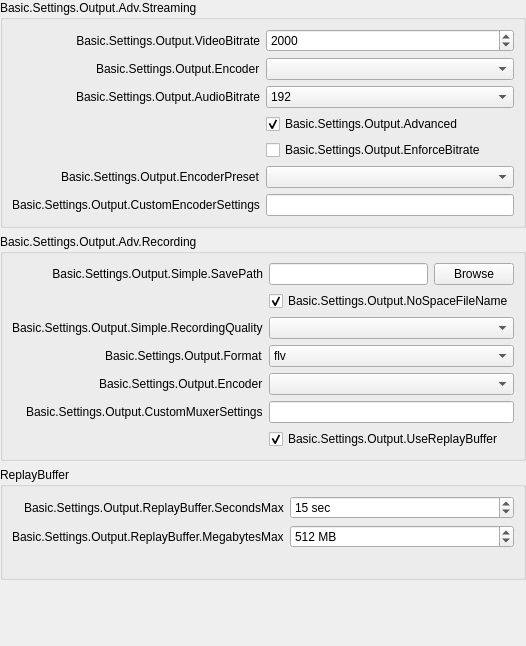
               <widget class="QWidget" name="easyOutputsPage">
                <layout class="QVBoxLayout" name="verticalLayout_3">
                 <property name="leftMargin">
                  <number>0</number>
                 </property>
                 <property name="topMargin">
                  <number>0</number>
                 </property>
                 <property name="rightMargin">
                  <number>0</number>
                 </property>
                 <property name="bottomMargin">
                  <number>0</number>
                 </property>
                 <item>
                  <widget class="QGroupBox" name="groupBox_8">
                   <property name="sizePolicy">
                    <sizepolicy hsizetype="Preferred" vsizetype="Maximum">
                     <horstretch>0</horstretch>
                     <verstretch>0</verstretch>
                    </sizepolicy>
                   </property>
                   <property name="title">
                    <string>Basic.Settings.Output.Adv.Streaming</string>
                   </property>
                   <layout class="QFormLayout" name="formLayout_20">
                    <property name="fieldGrowthPolicy">
                     <enum>QFormLayout::AllNonFixedFieldsGrow</enum>
                    </property>
                    <property name="labelAlignment">
                     <set>Qt::AlignRight|Qt::AlignTrailing|Qt::AlignVCenter</set>
                    </property>
                    <item row="0" column="0">
                     <widget class="QLabel" name="label_19">
                      <property name="minimumSize">
                       <size>
                        <width>170</width>
                        <height>0</height>
                       </size>
                      </property>
                      <property name="text">
                       <string>Basic.Settings.Output.VideoBitrate</string>
                      </property>
                      <property name="alignment">
                       <set>Qt::AlignRight|Qt::AlignTrailing|Qt::AlignVCenter</set>
                      </property>
                      <property name="buddy">
                       <cstring>simpleOutputVBitrate</cstring>
                      </property>
                     </widget>
                    </item>
                    <item row="0" column="1">
                     <widget class="QSpinBox" name="simpleOutputVBitrate">
                      <property name="minimum">
                       <number>200</number>
                      </property>
                      <property name="maximum">
                       <number>1000000</number>
                      </property>
                      <property name="value">
                       <number>2000</number>
                      </property>
                     </widget>
                    </item>
                    <item row="2" column="0">
                     <widget class="QLabel" name="label_20">
                      <property name="text">
                       <string>Basic.Settings.Output.AudioBitrate</string>
                      </property>
                      <property name="buddy">
                       <cstring>simpleOutputABitrate</cstring>
                      </property>
                     </widget>
                    </item>
                    <item row="2" column="1">
                     <widget class="QComboBox" name="simpleOutputABitrate">
                      <property name="currentIndex">
                       <number>8</number>
                      </property>
                      <item>
                       <property name="text">
                        <string>32</string>
                       </property>
                      </item>
                      <item>
                       <property name="text">
                        <string>48</string>
                       </property>
                      </item>
                      <item>
                       <property name="text">
                        <string>64</string>
                       </property>
                      </item>
                      <item>
                       <property name="text">
                        <string>80</string>
                       </property>
                      </item>
                      <item>
                       <property name="text">
                        <string>96</string>
                       </property>
                      </item>
                      <item>
                       <property name="text">
                        <string>112</string>
                       </property>
                      </item>
                      <item>
                       <property name="text">
                        <string>128</string>
                       </property>
                      </item>
                      <item>
                       <property name="text">
                        <string>160</string>
                       </property>
                      </item>
                      <item>
                       <property name="text">
                        <string>192</string>
                       </property>
                      </item>
                      <item>
                       <property name="text">
                        <string>256</string>
                       </property>
                      </item>
                      <item>
                       <property name="text">
                        <string>320</string>
                       </property>
                      </item>
                     </widget>
                    </item>
                    <item row="3" column="1">
                     <widget class="QCheckBox" name="simpleOutAdvanced">
                      <property name="text">
                       <string>Basic.Settings.Output.Advanced</string>
                      </property>
                      <property name="checked">
                       <bool>true</bool>
                      </property>
                     </widget>
                    </item>
                    <item row="5" column="1">
                     <widget class="QComboBox" name="simpleOutPreset"/>
                    </item>
                    <item row="5" column="0">
                     <widget class="QLabel" name="label_24">
                      <property name="enabled">
                       <bool>true</bool>
                      </property>
                      <property name="text">
                       <string>Basic.Settings.Output.EncoderPreset</string>
                      </property>
                      <property name="buddy">
                       <cstring>simpleOutPreset</cstring>
                      </property>
                     </widget>
                    </item>
                    <item row="6" column="0">
                     <widget class="QLabel" name="label_23">
                      <property name="text">
                       <string>Basic.Settings.Output.CustomEncoderSettings</string>
                      </property>
                      <property name="buddy">
                       <cstring>simpleOutCustom</cstring>
                      </property>
                     </widget>
                    </item>
                    <item row="6" column="1">
                     <widget class="QLineEdit" name="simpleOutCustom"/>
                    </item>
                    <item row="4" column="1">
                     <widget class="QCheckBox" name="simpleOutEnforce">
                      <property name="text">
                       <string>Basic.Settings.Output.EnforceBitrate</string>
                      </property>
                     </widget>
                    </item>
                    <item row="1" column="1">
                     <widget class="QComboBox" name="simpleOutStrEncoder"/>
                    </item>
                    <item row="1" column="0">
                     <widget class="QLabel" name="simpleOutRecEncoderLabel_2">
                      <property name="text">
                       <string>Basic.Settings.Output.Encoder</string>
                      </property>
                      <property name="buddy">
                       <cstring>simpleOutRecEncoder</cstring>
                      </property>
                     </widget>
                    </item>
                   </layout>
                  </widget>
                 </item>
                 <item>
                  <widget class="QGroupBox" name="simpleRecordingGroupBox">
                   <property name="sizePolicy">
                    <sizepolicy hsizetype="Preferred" vsizetype="Maximum">
                     <horstretch>0</horstretch>
                     <verstretch>0</verstretch>
                    </sizepolicy>
                   </property>
                   <property name="title">
                    <string>Basic.Settings.Output.Adv.Recording</string>
                   </property>
                   <layout class="QFormLayout" name="formLayout_6">
                    <property name="fieldGrowthPolicy">
                     <enum>QFormLayout::AllNonFixedFieldsGrow</enum>
                    </property>
                    <property name="labelAlignment">
                     <set>Qt::AlignRight|Qt::AlignTrailing|Qt::AlignVCenter</set>
                    </property>
                    <item row="0" column="0">
                     <widget class="QLabel" name="label_18">
                      <property name="minimumSize">
                       <size>
                        <width>170</width>
                        <height>0</height>
                       </size>
                      </property>
                      <property name="text">
                       <string>Basic.Settings.Output.Simple.SavePath</string>
                      </property>
                      <property name="alignment">
                       <set>Qt::AlignRight|Qt::AlignTrailing|Qt::AlignVCenter</set>
                      </property>
                      <property name="buddy">
                       <cstring>simpleOutputPath</cstring>
                      </property>
                     </widget>
                    </item>
                    <item row="0" column="1">
                     <layout class="QHBoxLayout" name="horizontalLayout_5">
                      <item>
                       <widget class="QLineEdit" name="simpleOutputPath">
                        <property name="enabled">
                         <bool>true</bool>
                        </property>
                       </widget>
                      </item>
                      <item>
                       <widget class="QPushButton" name="simpleOutputBrowse">
                        <property name="enabled">
                         <bool>true</bool>
                        </property>
                        <property name="text">
                         <string>Browse</string>
                        </property>
                       </widget>
                      </item>
                     </layout>
                    </item>
                    <item row="1" column="1">
                     <widget class="QCheckBox" name="simpleNoSpace">
                      <property name="text">
                       <string>Basic.Settings.Output.NoSpaceFileName</string>
                      </property>
                      <property name="checked">
                       <bool>true</bool>
                      </property>
                     </widget>
                    </item>
                    <item row="2" column="0">
                     <widget class="QLabel" name="label_26">
                      <property name="text">
                       <string>Basic.Settings.Output.Simple.RecordingQuality</string>
                      </property>
                      <property name="buddy">
                       <cstring>simpleOutRecQuality</cstring>
                      </property>
                     </widget>
                    </item>
                    <item row="2" column="1">
                     <widget class="QComboBox" name="simpleOutRecQuality"/>
                    </item>
                    <item row="3" column="0">
                     <widget class="QLabel" name="simpleOutRecFormatLabel">
                      <property name="text">
                       <string>Basic.Settings.Output.Format</string>
                      </property>
                      <property name="buddy">
                       <cstring>simpleOutRecFormat</cstring>
                      </property>
                     </widget>
                    </item>
                    <item row="3" column="1">
                     <widget class="QComboBox" name="simpleOutRecFormat">
                      <item>
                       <property name="text">
                        <string notr="true">flv</string>
                       </property>
                      </item>
                      <item>
                       <property name="text">
                        <string notr="true">mp4</string>
                       </property>
                      </item>
                      <item>
                       <property name="text">
                        <string notr="true">mov</string>
                       </property>
                      </item>
                      <item>
                       <property name="text">
                        <string notr="true">mkv</string>
                       </property>
                      </item>
                      <item>
                       <property name="text">
                        <string notr="true">ts</string>
                       </property>
                      </item>
                      <item>
                       <property name="text">
                        <string notr="true">m3u8</string>
                       </property>
                      </item>
                     </widget>
                    </item>
                    <item row="4" column="0">
                     <widget class="QLabel" name="simpleOutRecEncoderLabel">
                      <property name="text">
                       <string>Basic.Settings.Output.Encoder</string>
                      </property>
                      <property name="buddy">
                       <cstring>simpleOutRecEncoder</cstring>
                      </property>
                     </widget>
                    </item>
                    <item row="4" column="1">
                     <widget class="QComboBox" name="simpleOutRecEncoder"/>
                    </item>
                    <item row="5" column="0">
                     <widget class="QLabel" name="label_420">
                      <property name="text">
                       <string>Basic.Settings.Output.CustomMuxerSettings</string>
                      </property>
                      <property name="buddy">
                       <cstring>simpleOutMuxCustom</cstring>
                      </property>
                     </widget>
                    </item>
                    <item row="5" column="1">
                     <widget class="QLineEdit" name="simpleOutMuxCustom"/>
                    </item>
                    <item row="6" column="1">
                     <widget class="QCheckBox" name="simpleReplayBuf">
                      <property name="text">
                       <string>Basic.Settings.Output.UseReplayBuffer</string>
                      </property>
                      <property name="checked">
                       <bool>true</bool>
                      </property>
                     </widget>
                    </item>
                   </layout>
                  </widget>
                 </item>
                 <item>
                  <widget class="QGroupBox" name="replayBufferGroupBox">
                   <property name="title">
                    <string>ReplayBuffer</string>
                   </property>
                   <layout class="QFormLayout" name="formLayout_24">
                    <property name="fieldGrowthPolicy">
                     <enum>QFormLayout::AllNonFixedFieldsGrow</enum>
                    </property>
                    <property name="labelAlignment">
                     <set>Qt::AlignRight|Qt::AlignTrailing|Qt::AlignVCenter</set>
                    </property>
                    <item row="0" column="0">
                     <widget class="QLabel" name="label_35">
                      <property name="text">
                       <string>Basic.Settings.Output.ReplayBuffer.SecondsMax</string>
                      </property>
                     </widget>
                    </item>
                    <item row="0" column="1">
                     <widget class="QSpinBox" name="simpleRBSecMax">
                      <property name="suffix">
                       <string notr="true"> sec</string>
                      </property>
                      <property name="minimum">
                       <number>5</number>
                      </property>
                      <property name="maximum">
                       <number>21600</number>
                      </property>
                      <property name="value">
                       <number>15</number>
                      </property>
                     </widget>
                    </item>
                    <item row="1" column="0">
                     <widget class="QLabel" name="simpleRBMegsMaxLabel">
                      <property name="text">
                       <string>Basic.Settings.Output.ReplayBuffer.MegabytesMax</string>
                      </property>
                     </widget>
                    </item>
                    <item row="1" column="1">
                     <widget class="QSpinBox" name="simpleRBMegsMax">
                      <property name="suffix">
                       <string notr="true"> MB</string>
                      </property>
                      <property name="minimum">
                       <number>20</number>
                      </property>
                      <property name="maximum">
                       <number>8192</number>
                      </property>
                      <property name="value">
                       <number>512</number>
                      </property>
                     </widget>
                    </item>
                    <item row="2" column="1">
                     <widget class="QLabel" name="simpleRBEstimate">
                      <property name="text">
                       <string notr="true"/>
                      </property>
                     </widget>
                    </item>
                   </layout>
                  </widget>
                 </item>
                 <item>
                  <layout class="QVBoxLayout" name="simpleOutInfoLayout">
                   <property name="leftMargin">
                    <number>10</number>
                   </property>
                   <property name="topMargin">
                    <number>10</number>
                   </property>
                   <property name="rightMargin">
                    <number>10</number>
                   </property>
                   <property name="bottomMargin">
                    <number>10</number>
                   </property>
                  </layout>
                 </item>
                 <item>
                  <spacer name="verticalSpacer_2">
                   <property name="orientation">
                    <enum>Qt::Vertical</enum>
                   </property>
                   <property name="sizeHint" stdset="0">
                    <size>
                     <width>20</width>
                     <height>40</height>
                    </size>
                   </property>
                  </spacer>
                 </item>
                 <item alignment="Qt::AlignTop">
                  <widget class="QWidget" name="simpleOutputContainer" >
                   <layout class="QVBoxLayout" name="verticalLayout_4">
                    <property name="leftMargin">
                     <number>0</number>
                    </property>
                    <property name="topMargin">
                     <number>0</number>
                    </property>
                    <property name="rightMargin">
                     <number>0</number>
                    </property>
                    <property name="bottomMargin">
                     <number>0</number>
                    </property>
                   </layout>
                  </widget>
                 </item>
                </layout>
               </widget>
